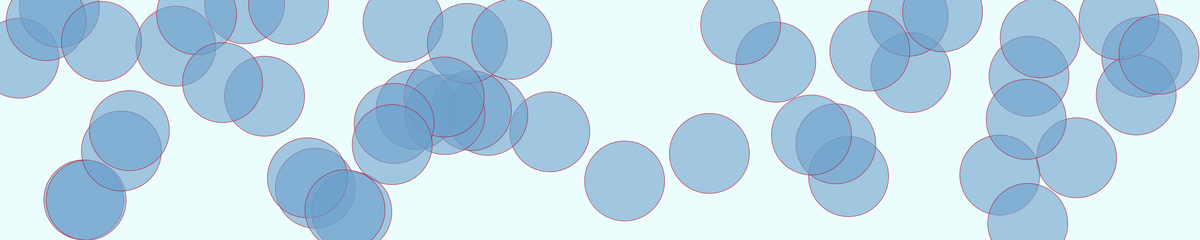
Frame 1 (no input)
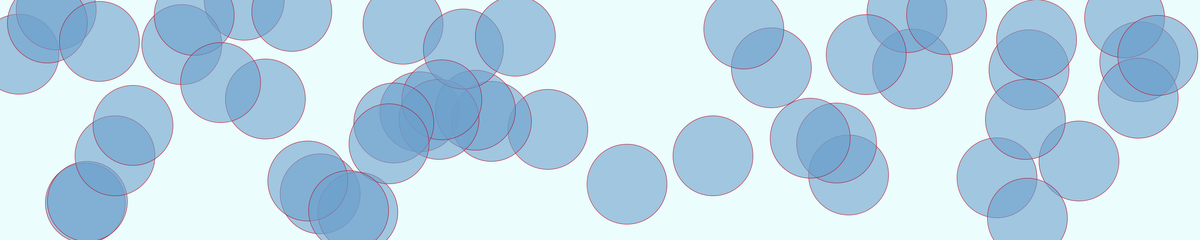
Frame 60 (the mouse pressed at the canvas centre just before this capture)
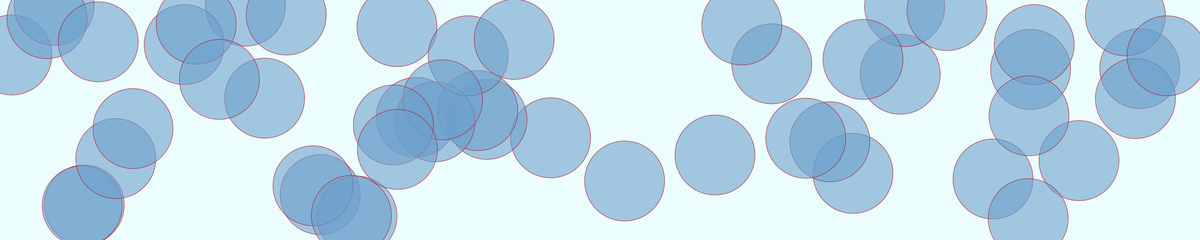
Frame 120 (the mouse held since frame 60 and released just before this capture)

The Processing sketch that drew these frames (run headless with seeded random() and noise(); from frame 60 on, the mouse is pressed at the canvas centre):

// Processing sketch: loop_test
// ── loop_test.pde
int numCircles = 50;  // 円の数
float[] xs = new float[numCircles]; // 各円の x 座標
float[] ys = new float[numCircles]; // 各円の y 座標

void setup(){
  size(3000,600);
  smooth();
  background(235,253,253);
  
  // 各円の初期位置をランダムに設定
  for (int i = 0; i < numCircles; i++){
    xs[i] = random(width);
    ys[i] = random(height);
  }
}

void draw(){
  background(235,253,253);

  fill(107,160,204,150);
  stroke(191,0,25);
  //strokeWeight(5);
  //noStroke();
  
  // 各円を描く
  for (int i = 0; i < numCircles; i++){
    ellipse(xs[i], ys[i], 200, 200);
    // 各円の位置をランダムに少し移動させる
    xs[i] += random(-2, 2);
    ys[i] += random(-2, 2);
  }
}
